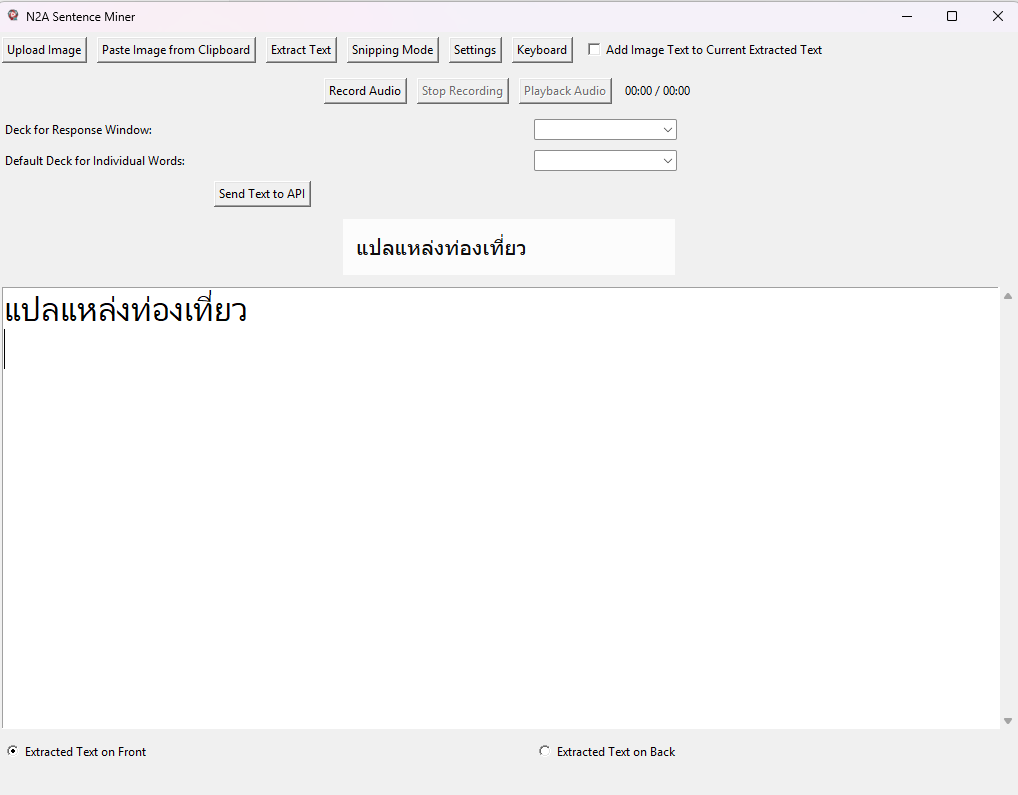
#> input picture images/Netflix2Anki.png, 1018 x 795 px
$ python -i preprocess.py   (imports and definitions only)
#> lines starting #> are read from the running program, lines starting #| are printed output that depends on the picture; after the words box and inside, x2 and y2 are one past the last pixel; in counts of white or black regions, pixels touching at a corner belong together
import cv2
import numpy as np

def preprocess_image(image_path):
#> called with image_path = '../../images/Netflix2Anki.png'
    img = cv2.imread(image_path)
#> img is the input picture: shape (795, 1018, 3); mean B, G, R 246.2, 245.9, 246.2
    gray = cv2.cvtColor(img, cv2.COLOR_BGR2GRAY)

    scale_factor = 1.5
    width = int(gray.shape[1] * scale_factor)
#> width = 1527
    height = int(gray.shape[0] * scale_factor)
#> height = 1192
    resized = cv2.resize(gray, (width, height), interpolation=cv2.INTER_CUBIC)

    blurred = cv2.GaussianBlur(resized, (5, 5), 0)

    _, binary_img = cv2.threshold(blurred, 0, 255, cv2.THRESH_BINARY + cv2.THRESH_OTSU)
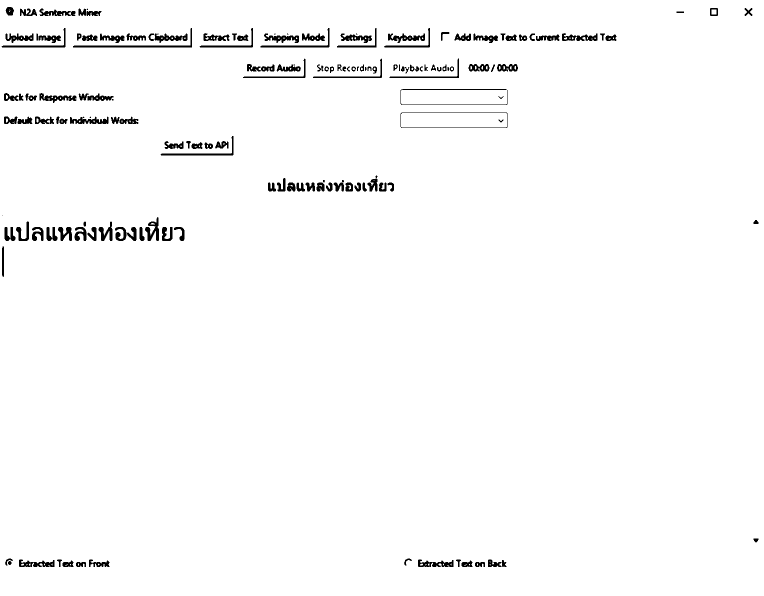
#> binary_img: shape (1192, 1527) (shown at 1/2 size); 98% white; 157 black regions (10 under 20 px), largest, box (x1, y1, x2, y2) and area: (146, 56, 384, 95) 1054, (801, 178, 1015, 210) 692, (321, 272, 467, 311) 688

    kernel = np.ones((1, 1), np.uint8)
    denoised = cv2.dilate(binary_img, kernel, iterations=1)
    denoised = cv2.erode(denoised, kernel, iterations=1)

    processed_image_path = 'processed_image.png'
    cv2.imwrite(processed_image_path, denoised)

    return processed_image_path

>>> result = preprocess_image('../../images/Netflix2Anki.png')
